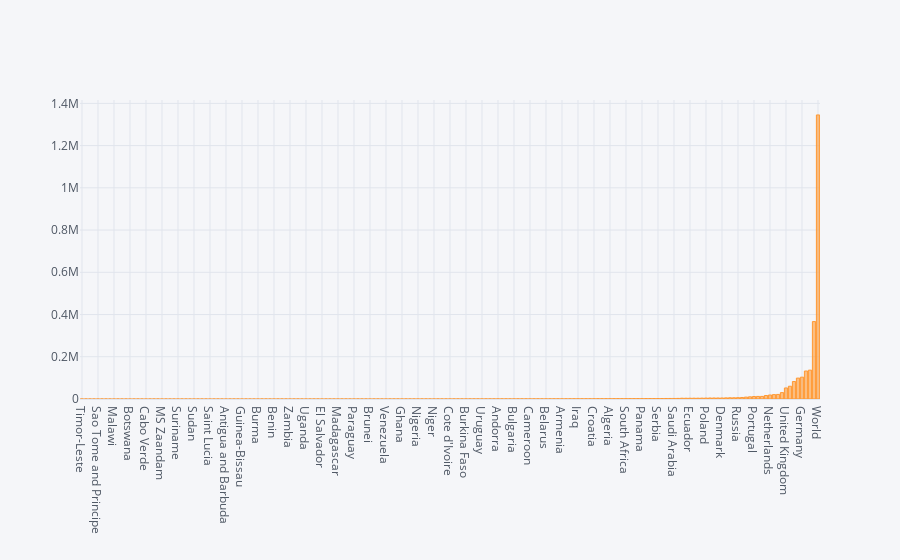

Notebook source saved alongside this figure:
### Markdown cell above
## Graphing Data

We will use the `cufflinks` library to create a graph of our data set.

```python
import cufflinks as cf
cf.go_offline()
df.sort_values('Confirmed').iplot(kind='bar',x='Country',y='Confirmed')
```

Another option:

```python
import cufflinks as cf
cf.go_offline()
df.sort_values('Confirmed',ascending=False).head(20).iplot(kind='bar',x='Country',y='Confirmed',title='COVID Cases')
```

To exclude the `World` row, you can `.drop(184)`.

### Code cell
import cufflinks as cf
cf.go_offline()
df.sort_values('Confirmed').iplot(kind='bar',x='Country',y='Confirmed')

### Figure 1 — Plotly figure (JSON) as saved in the notebook; plotly's stock layout.template omitted (floating-point values rounded to 4 significant figures; data arrays with more than 128 entries replaced by an {"elided": "..."} marker saying what was removed)
{"data": [{"marker": {"color": "rgba(255, 153, 51, 0.6)", "line": {"color": "rgba(255, 153, 51, 1.0)", "width": 1}}, "name": "Confirmed", "orientation": "v", "text": "", "type": "bar", "x": {"elided": "185 str values"}, "y": {"elided": "185 int values"}}], "layout": {"legend": {"bgcolor": "#F5F6F9", "font": {"color": "#4D5663"}}, "paper_bgcolor": "#F5F6F9", "plot_bgcolor": "#F5F6F9", "title": {"font": {"color": "#4D5663"}}, "xaxis": {"gridcolor": "#E1E5ED", "showgrid": true, "tickfont": {"color": "#4D5663"}, "title": {"font": {"color": "#4D5663"}, "text": ""}, "zerolinecolor": "#E1E5ED"}, "yaxis": {"gridcolor": "#E1E5ED", "showgrid": true, "tickfont": {"color": "#4D5663"}, "title": {"font": {"color": "#4D5663"}, "text": ""}, "zerolinecolor": "#E1E5ED"}}}
